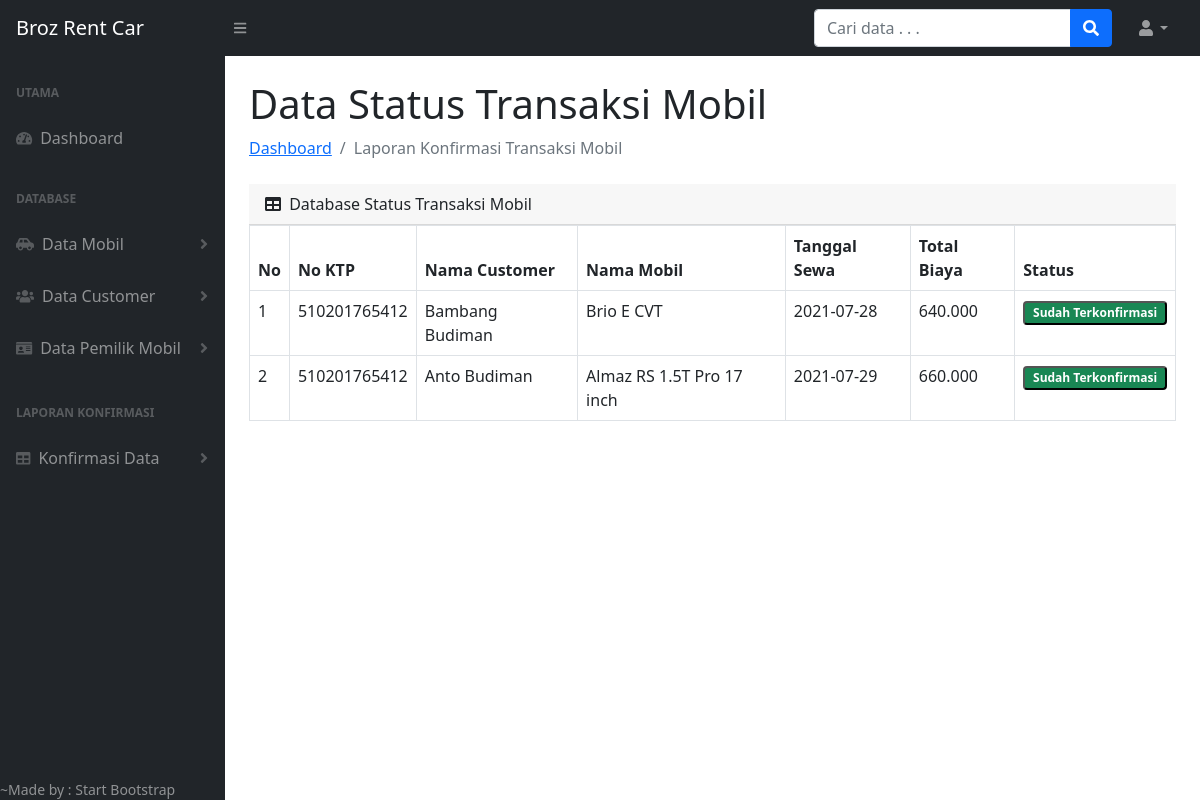
Page /admin/konfirmasi_pembayaran.php (signed in) on the committed database.
### tables this page shows
CREATE TABLE `datasewa` (
  `id_sewa` int(11) NOT NULL,
  `no_ktp` varchar(50) NOT NULL,
  `bukti_ktp` varchar(200) NOT NULL,
  `tgl_sewa` date NOT NULL,
  `lama_sewa` int(3) NOT NULL,
  `status` enum('0','1') DEFAULT NULL,
  `bukti_bayar` varchar(200) DEFAULT NULL,
  `id_cst` int(11) NOT NULL,
  `id_mobil` int(11) NOT NULL
);

CREATE TABLE `customer` (
  `id_cst` int(11) NOT NULL,
  `nama_cst` varchar(100) NOT NULL,
  `no_telp` varchar(15) NOT NULL,
  `username` varchar(100) NOT NULL,
  `password` varchar(250) NOT NULL
);

CREATE TABLE `mobil` (
  `id_mobil` int(11) NOT NULL,
  `nopol` varchar(50) NOT NULL,
  `merk` varchar(50) NOT NULL,
  `nama_mobil` varchar(100) NOT NULL,
  `warna` varchar(20) NOT NULL,
  `gambar` varchar(200) NOT NULL,
  `tahun` varchar(10) NOT NULL,
  `harga` int(10) NOT NULL,
  `transmisi` varchar(50) NOT NULL,
  `mesin` varchar(50) NOT NULL,
  `kursi` int(5) NOT NULL,
  `status` enum('0','1') DEFAULT NULL,
  `id_pemilik` int(11) NOT NULL
);

### admin/functions.php (called while the page is built, shortened)
<?php
$conn = mysqli_connect("localhost", "root", "", "rentcar");
function query($query)
{
    global $conn;
    $result = mysqli_query($conn, $query);
    $rows = [];
    while ($row = mysqli_fetch_assoc($result)) {
        $rows[] = $row;
    }
    return $rows;
}

### admin/konfirmasi_pembayaran.php (the view, shortened to what this page needs)
<?php
require 'functions.php';
$data_sewa = query("SELECT datasewa.id_sewa, mobil.id_mobil, datasewa.no_ktp, datasewa.bukti_ktp, customer.nama_cst, customer.no_telp, mobil.nama_mobil, datasewa.tgl_sewa, datasewa.lama_sewa, (harga*lama_sewa) AS total_biaya, datasewa.status FROM customer
INNER JOIN datasewa ON datasewa.id_cst = customer.id_cst
INNER JOIN mobil ON datasewa.id_mobil = mobil.id_mobil");
?>
<!DOCTYPE html>
<html lang="en">
  <head>
    <link href="https://cdn.jsdelivr.net/npm/simple-datatables@latest/dist/style.css" rel="stylesheet" />
    <link href="css/styles.css" rel="stylesheet" />
  </head>
  <body class="sb-nav-fixed">
    <nav class="sb-topnav navbar navbar-expand navbar-dark bg-dark">
      <a class="navbar-brand ps-3" href="index.php">Broz Rent Car</a>
      <button class="btn btn-link btn-sm order-1 order-lg-0 me-4 me-lg-0" id="sidebarToggle" href=""><i class="fas fa-bars"></i></button>
      <form class="d-none d-md-inline-block form-inline ms-auto me-0 me-md-3 my-2 my-md-0">
        <div class="input-group">
          <input class="form-control" type="text" placeholder="Cari data . . ." aria-label="Search for..." aria-describedby="btnNavbarSearch" />
          <button class="btn btn-primary" id="btnNavbarSearch" type="button"><i class="fas fa-search"></i></button>
        </div>
      </form>
      <ul class="navbar-nav ms-auto ms-md-0 me-3 me-lg-4">
        <li class="nav-item dropdown">
          <a class="nav-link dropdown-toggle" id="navbarDropdown" href="" role="button" data-bs-toggle="dropdown" aria-expanded="false"><i class="fas fa-user fa-fw"></i></a>
        </li>
      </ul>
    </nav>
    <div id="layoutSidenav">
      <div id="layoutSidenav_nav">
        <nav class="sb-sidenav accordion sb-sidenav-dark" id="sidenavAccordion">
          <div class="sb-sidenav-menu">
            <div class="nav">
              <div class="sb-sidenav-menu-heading">Utama</div>
              <a class="nav-link" href="index.php">
                <div class="sb-nav-link-icon"><i class="fas fa-tachometer-alt"></i></div>
                Dashboard
              </a>
              <div class="sb-sidenav-menu-heading">Database</div>
              <a class="nav-link collapsed mb-1" href="" data-bs-toggle="collapse" data-bs-target="#collapseLayouts" aria-expanded="false" aria-controls="collapseLayouts">
                <div class="sb-nav-link-icon"><i class="fas fa-car-side"></i></div>
                Data Mobil
                <div class="sb-sidenav-collapse-arrow"><i class="fas fa-angle-down"></i></div>
              </a>
              <a class="nav-link collapsed mb-1" href="" data-bs-toggle="collapse" data-bs-target="#collapsePages" aria-expanded="false" aria-controls="collapsePages">
                <div class="sb-nav-link-icon"><i class="fas fa-users"></i></div>
                Data Customer
                <div class="sb-sidenav-collapse-arrow"><i class="fas fa-angle-down"></i></div>
              </a>
              <a class="nav-link collapsed mb-1" href="" data-bs-toggle="collapse" data-bs-target="#collapsePemilik" aria-expanded="false" aria-controls="collapsePemilik">
                <div class="sb-nav-link-icon"><i class="fas fa-id-card"></i></div>
                Data Pemilik Mobil
                <div class="sb-sidenav-collapse-arrow"><i class="fas fa-angle-down"></i></div>
              </a>
              <div class="sb-sidenav-menu-heading">Laporan Konfirmasi</div>
              <a class="nav-link collapsed mb-1" href="" data-bs-toggle="collapse" data-bs-target="#collapseLaporan" aria-expanded="false" aria-controls="collapseLaporan">
                <div class="sb-nav-link-icon"><i class="fas fa-table"></i></div>
                Konfirmasi Data
                <div class="sb-sidenav-collapse-arrow"><i class="fas fa-angle-down"></i></div>
              </a>
            </div>
          </div>
            <div>
              <div class="small">~Made by : Start Bootstrap</div>
            </div>
        </nav>
      </div>
      <div id="layoutSidenav_content">
        <main>
          <div class="container-fluid px-4">
            <h1 class="mt-4">Data Status Transaksi Mobil</h1>
            <ol class="breadcrumb mb-4">
              <li class="breadcrumb-item"><a href="index.php">Dashboard</a></li>
              <li class="breadcrumb-item active">Laporan Konfirmasi Transaksi Mobil</li>
            </ol>
            <div class="card-header">
              <i class="fas fa-table me-1"></i>
              Database Status Transaksi Mobil
            </div>
            <div class="table-responsive">
            <table class="table table-hover table-bordered">
              <thead>
                <tr>
                  <th scope="col">No</th>
                  <th scope="col">No KTP</th>
                  <th scope="col">Nama Customer</th>
                  <th scope="col">Nama Mobil</th>
                  <th scope="col">Tanggal Sewa</th>
                  <th scope="col">Total Biaya</th>
                  <th scope="col">Status</th>
                </tr>
              </thead>
              <tbody>
                <?php $i = 1;?>
                <?php foreach ($data_sewa as $row): ?>
                <tr>
                  <td><?=$i;?></td>
                  <td><?=$row["no_ktp"];?></td>
                  <td><?=$row["nama_cst"];?></td>
                  <td><?=$row["nama_mobil"];?></td>
                  <td><?=$row["tgl_sewa"];?></td>
                  <td><?=number_format($row["total_biaya"], 0, ",", ".")?></td>
                  <td>
                  <a href="ubah_konfirmasi_pembayaran.php?id_sewa=<?=$row["id_sewa"];?>" onclick="return confirm('Yakin ingin mengubah status transaksi mobil atas nama <?=$row['nama_cst'];?> dengan total biaya Rp. <?=number_format($row['total_biaya'], 0, ',', '.')?>');">
                    <button type="submit" name="status_mobil" class="text-white badge bg-<?=($row['status']) ? "success" : "danger"?>">
                    <?=($row['status']) ? "Sudah Terkonfirmasi" : "Belum Terkonfirmasi"?>
                    </button>
                  </a>
                  </td>
                </tr>
                <?php $i++;?>
                <?php endforeach;?>
              </tbody>
            </table>
            </div>
          </div>
        </main>
      </div>
    </div>
  </body>
</html>

### rows in the picture
datasewa: no_ktp "510201765412", id_cst.nama_cst "Bambang Budiman", id_mobil.nama_mobil "Brio E CVT", tgl_sewa "2021-07-28", total_biaya "640.000", status "Sudah Terkonfirmasi"
datasewa: no_ktp "510201765412", id_cst.nama_cst "Anto Budiman", id_mobil.nama_mobil "Almaz RS 1.5T Pro 17 inch", tgl_sewa "2021-07-29", total_biaya "660.000", status "Sudah Terkonfirmasi"
